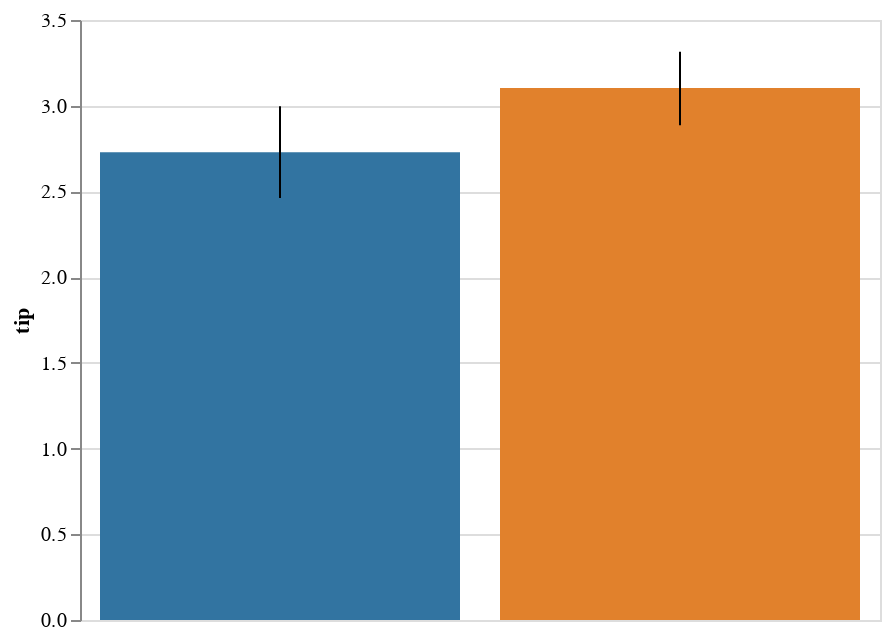

Notebook code cell kept with this figure:
### Code cell
display(salt.barplot(x="time", y="tip", data=tips, order=["Lunch", "Dinner"]))
ax = sns.barplot(x="time", y="tip", data=tips, order=["Lunch", "Dinner"])

### Figure 1 — Vega-Lite specification as saved in the notebook (floating-point values rounded to 4 significant figures)
{"$schema": "https://vega.github.io/schema/vega-lite/v2.4.1.json", "config": {"view": {"height": 300, "width": 400}}, "data": {"values": [{"c": "rgb(49.62499999999999, 115.62499999999996, 161.37500000000003)", "ci0": 2.461, "ci1": 2.997, "time": "Lunch", "tip": 2.728}, {"c": "rgb(224.87499999999997, 128.875, 44.12500000000004)", "ci0": 2.886, "ci1": 3.315, "time": "Dinner", "tip": 3.103}]}, "layer": [{"encoding": {"color": {"field": "c", "scale": null, "type": "nominal"}, "x": {"axis": {"title": "time"}, "field": "time", "sort": null, "type": "nominal"}, "y": {"axis": {"title": "tip"}, "field": "tip", "type": "quantitative"}}, "mark": "bar", "selection": {"selector004": {"bind": "scales", "encodings": ["x", "y"], "mark": {"fill": "#333", "fillOpacity": 0.125, "stroke": "white"}, "on": "[mousedown, window:mouseup] > window:mousemove!", "resolve": "global", "translate": "[mousedown, window:mouseup] > window:mousemove!", "type": "interval", "zoom": "wheel!"}}}, {"encoding": {"x": {"axis": null, "field": "time", "sort": null, "type": "nominal"}, "y": {"field": "ci0", "type": "quantitative"}, "y2": {"field": "ci1", "type": "quantitative"}}, "mark": "rule"}]}
